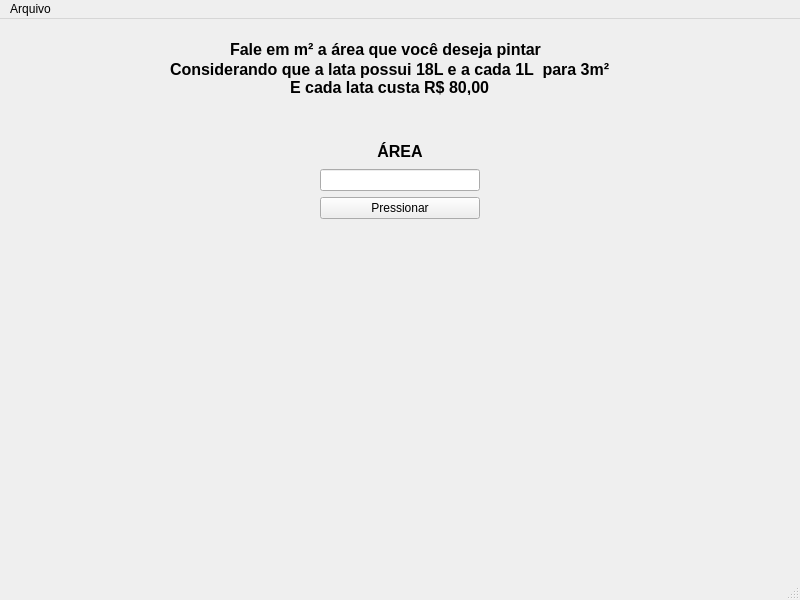
<?xml version="1.0" encoding="UTF-8"?>
<ui version="4.0">
 <class>MainWindow</class>
 <widget class="QMainWindow" name="MainWindow">
  <property name="geometry">
   <rect>
    <x>0</x>
    <y>0</y>
    <width>800</width>
    <height>600</height>
   </rect>
  </property>
  <property name="windowTitle">
   <string>MainWindow</string>
  </property>
  <widget class="QWidget" name="centralwidget">
   <widget class="QLabel" name="label">
    <property name="geometry">
     <rect>
      <x>230</x>
      <y>20</y>
      <width>341</width>
      <height>21</height>
     </rect>
    </property>
    <property name="font">
     <font>
      <pointsize>12</pointsize>
      <weight>75</weight>
      <bold>true</bold>
     </font>
    </property>
    <property name="text">
     <string>Fale em m² a área que você deseja pintar</string>
    </property>
   </widget>
   <widget class="QLabel" name="label_2">
    <property name="geometry">
     <rect>
      <x>170</x>
      <y>40</y>
      <width>481</width>
      <height>21</height>
     </rect>
    </property>
    <property name="font">
     <font>
      <pointsize>12</pointsize>
      <weight>75</weight>
      <bold>true</bold>
     </font>
    </property>
    <property name="text">
     <string>Considerando que a lata possui 18L e a cada 1L  para 3m²</string>
    </property>
   </widget>
   <widget class="QLabel" name="label_3">
    <property name="geometry">
     <rect>
      <x>290</x>
      <y>60</y>
      <width>221</width>
      <height>16</height>
     </rect>
    </property>
    <property name="font">
     <font>
      <pointsize>12</pointsize>
      <weight>75</weight>
      <bold>true</bold>
     </font>
    </property>
    <property name="text">
     <string>E cada lata custa R$ 80,00</string>
    </property>
   </widget>
   <widget class="QWidget" name="verticalLayoutWidget">
    <property name="geometry">
     <rect>
      <x>320</x>
      <y>120</y>
      <width>160</width>
      <height>80</height>
     </rect>
    </property>
    <layout class="QVBoxLayout" name="verticalLayout">
     <item>
      <widget class="QLabel" name="label_4">
       <property name="font">
        <font>
         <pointsize>12</pointsize>
         <weight>75</weight>
         <bold>true</bold>
        </font>
       </property>
       <property name="text">
        <string>ÁREA</string>
       </property>
       <property name="alignment">
        <set>Qt::AlignCenter</set>
       </property>
      </widget>
     </item>
     <item>
      <widget class="QLineEdit" name="lineEdit"/>
     </item>
     <item>
      <widget class="QPushButton" name="pushButton">
       <property name="text">
        <string>Pressionar</string>
       </property>
      </widget>
     </item>
    </layout>
   </widget>
   <widget class="QLabel" name="label_5">
    <property name="geometry">
     <rect>
      <x>150</x>
      <y>240</y>
      <width>521</width>
      <height>141</height>
     </rect>
    </property>
    <property name="font">
     <font>
      <pointsize>12</pointsize>
      <weight>75</weight>
      <bold>true</bold>
     </font>
    </property>
    <property name="text">
     <string/>
    </property>
    <property name="alignment">
     <set>Qt::AlignCenter</set>
    </property>
   </widget>
  </widget>
  <widget class="QMenuBar" name="menubar">
   <property name="geometry">
    <rect>
     <x>0</x>
     <y>0</y>
     <width>800</width>
     <height>21</height>
    </rect>
   </property>
   <widget class="QMenu" name="menuArquivo">
    <property name="title">
     <string>Arquivo</string>
    </property>
    <addaction name="actionAbrir"/>
    <addaction name="actionNovo"/>
    <addaction name="actionSalvar"/>
    <addaction name="actionSair"/>
   </widget>
   <addaction name="menuArquivo"/>
  </widget>
  <widget class="QStatusBar" name="statusbar"/>
  <action name="actionSalvar">
   <property name="text">
    <string>Salvar</string>
   </property>
  </action>
  <action name="actionSair">
   <property name="text">
    <string>Sair</string>
   </property>
  </action>
  <action name="actionAbrir">
   <property name="text">
    <string>Abrir</string>
   </property>
  </action>
  <action name="actionNovo">
   <property name="text">
    <string>Novo</string>
   </property>
  </action>
 </widget>
 <resources/>
 <connections/>
</ui>
